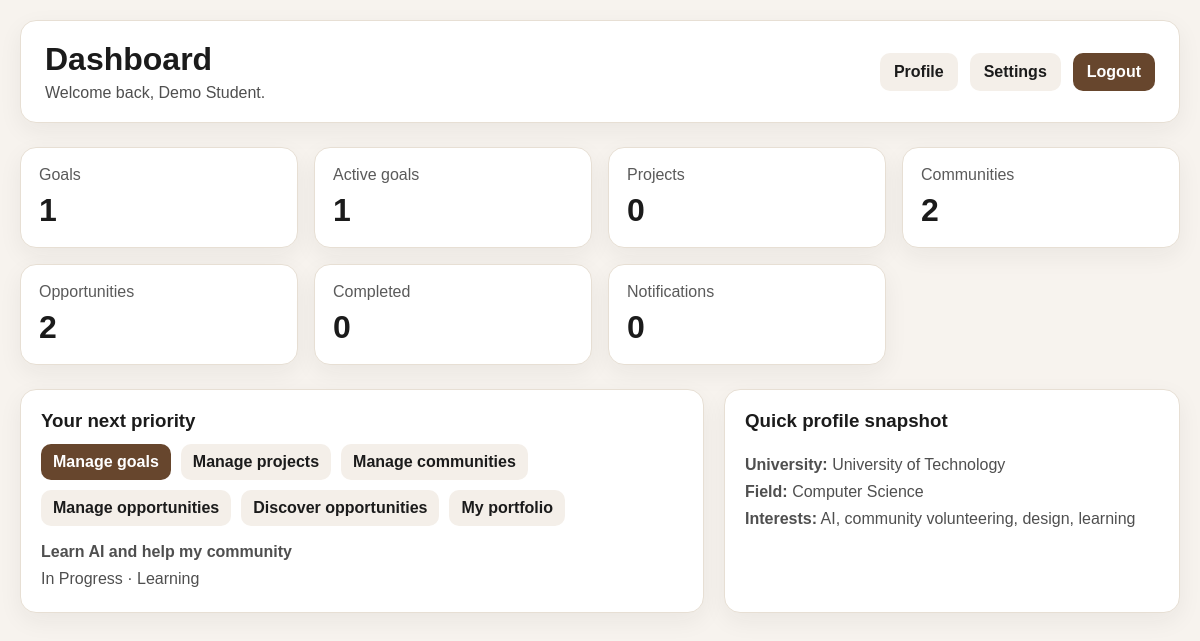
The page /public/dashboard (signed in) on the database its author committed.
### tables this page shows
CREATE TABLE IF NOT EXISTS users (
    id BIGINT UNSIGNED NOT NULL AUTO_INCREMENT,
    name VARCHAR(120) NOT NULL,
    email VARCHAR(255) NOT NULL,
    password_hash VARCHAR(255) NOT NULL,
    university VARCHAR(150) DEFAULT NULL,
    field_of_study VARCHAR(150) DEFAULT NULL,
    year_of_study TINYINT UNSIGNED DEFAULT NULL,
    bio TEXT DEFAULT NULL,
    interests TEXT DEFAULT NULL,
    skills TEXT DEFAULT NULL,
    career_interests TEXT DEFAULT NULL,
    avatar_path VARCHAR(255) DEFAULT NULL,
    is_active TINYINT(1) NOT NULL DEFAULT 1,
    created_at TIMESTAMP NOT NULL DEFAULT CURRENT_TIMESTAMP,
    updated_at TIMESTAMP NOT NULL DEFAULT CURRENT_TIMESTAMP ON UPDATE CURRENT_TIMESTAMP,
    PRIMARY KEY (id),
    UNIQUE KEY uq_users_email (email)
);

CREATE TABLE IF NOT EXISTS user_goals (
    id BIGINT UNSIGNED NOT NULL AUTO_INCREMENT,
    user_id BIGINT UNSIGNED NOT NULL,
    title VARCHAR(150) NOT NULL,
    description TEXT NOT NULL,
    category VARCHAR(50) NOT NULL,
    status VARCHAR(30) NOT NULL DEFAULT 'Not Started',
    target_date DATE DEFAULT NULL,
    created_at TIMESTAMP NOT NULL DEFAULT CURRENT_TIMESTAMP,
    updated_at TIMESTAMP NOT NULL DEFAULT CURRENT_TIMESTAMP ON UPDATE CURRENT_TIMESTAMP,
    PRIMARY KEY (id),
    KEY idx_user_goals_user_id (user_id),
    KEY idx_user_goals_status (status),
    CONSTRAINT fk_user_goals_user FOREIGN KEY (user_id) REFERENCES users(id) ON DELETE CASCADE ON UPDATE CASCADE
);

### app/Helpers/helpers.php (called while the page is built, shortened)
<?php
function e(mixed $value): string
{
    return htmlspecialchars((string) $value, ENT_QUOTES, 'UTF-8');
}
function renderView(string $viewName, array $data = []): void
{
    $template = __DIR__ . '/../Views/' . $viewName . '.php';
    extract($data);
    include $template;
}

### app/Controllers/ProfileController.php (called while the page is built, shortened)
<?php
class ProfileController
{
    private UserRepository $userRepository;
    private GoalRepository $goalRepository;
    private ProjectRepository $projectRepository;
    private CommunityRepository $communityRepository;
    private OpportunityRepository $opportunityRepository;
    public function __construct()
    {
        $this->userRepository = new UserRepository();
        $this->goalRepository = new GoalRepository();
        $this->projectRepository = new ProjectRepository();
        $this->communityRepository = new CommunityRepository();
        $this->opportunityRepository = new OpportunityRepository();
    }
    public function dashboard(): void
    {
        $user = $this->userRepository->findById((int) $_SESSION['user_id']);
        $goals = $this->goalRepository->listForUser((int) $_SESSION['user_id']);
        $projects = $this->projectRepository->listForUser((int) $_SESSION['user_id']);
        $communities = $this->communityRepository->listForUser((int) $_SESSION['user_id']);
        $opportunities = $this->opportunityRepository->listForUser((int) $_SESSION['user_id']);
        $completedGoals = 0;
        $activeGoals = 0;
        foreach ($goals as $goal) {
            if (in_array(($goal['status'] ?? 'Not Started'), ['Not Started', 'In Progress', 'Paused'], true)) {
                $activeGoals++;
            }
        }
        renderView('dashboard', [
            'title' => 'Dashboard',
            'user' => $user,
            'goals' => $goals,
            'notifications' => 0,
            'projects' => $projects,
            'communities' => $communities,
            'opportunities' => $opportunities,
            'activeGoals' => $activeGoals,
            'completedGoals' => $completedGoals,
        ]);
    }
}

### routes/web.php (called while the page is built, shortened)
<?php
$router = new Router();
$router->dispatch($_SERVER['REQUEST_URI'] ?? '/');

### public/index.php (called while the page is built, shortened)
<?php
require __DIR__ . '/../config/database.php';
require __DIR__ . '/../app/Helpers/helpers.php';
require __DIR__ . '/../routes/web.php';

### app/Repositories/UserRepository.php (called while the page is built, shortened)
<?php
class UserRepository
{
    public function findById(int $id): ?array
    {
        $pdo = Database::getConnection();
        $stmt = $pdo->prepare('SELECT * FROM users WHERE id = :id LIMIT 1');
        $stmt->execute(['id' => $id]);
        $row = $stmt->fetch(PDO::FETCH_ASSOC);
        return $row ?: null;
    }
}

### app/Repositories/GoalRepository.php (called while the page is built, shortened)
<?php
class GoalRepository
{
    public function listForUser(int $userId): array
    {
        try {
            $pdo = Database::getConnection();
            $stmt = $pdo->prepare('SELECT * FROM user_goals WHERE user_id = :userId ORDER BY created_at DESC');
            $stmt->execute(['userId' => $userId]);
            $goals = $stmt->fetchAll(PDO::FETCH_ASSOC);
            foreach ($goals as &$goal) {
                $goal['steps'] = $this->stepsForGoal((int) $goal['id']);
                $goal['progress'] = $this->calculateProgress((int) $goal['id']);
            }
            return $goals;
        } catch (PDOException $e) {
            return [];
        }
    }
    public function stepsForGoal(int $goalId): array
    {
        try {
            $stmt = Database::getConnection()->prepare('SELECT * FROM goal_steps WHERE goal_id = :goalId ORDER BY created_at ASC');
            $stmt->execute(['goalId' => $goalId]);
            return $stmt->fetchAll(PDO::FETCH_ASSOC);
        } catch (PDOException $e) {
            return [];
        }
    }
    public function calculateProgress(int $goalId): array
    {
        $steps = $this->stepsForGoal($goalId);
        $total = count($steps);
        $completed = 0;
        foreach ($steps as $step) {
            if ((int) $step['is_completed'] === 1) {
                $completed++;
            }
        }
        $percent = $total > 0 ? (int) round(($completed / $total) * 100) : 0;
        return [
            'total' => $total,
            'completed' => $completed,
            'percent' => $percent,
        ];
    }
}

### app/Core/Database.php (called while the page is built, shortened)
<?php
class Database
{
    private static ?PDO $connection = null;
    public static function getConnection(): PDO
    {
        if (self::$connection instanceof PDO) {
            return self::$connection;
        }
        $config = require __DIR__ . '/../../config/database.php';
        try {
            self::$connection = new PDO(
                $config['dsn'],
                $config['username'],
                $config['password'],
                [
                    PDO::ATTR_ERRMODE => PDO::ERRMODE_EXCEPTION,
                    PDO::ATTR_DEFAULT_FETCH_MODE => PDO::FETCH_ASSOC,
                    PDO::ATTR_EMULATE_PREPARES => false,
                ]
            );
        } catch (PDOException $e) {
            throw new PDOException('Database connection failed: ' . $e->getMessage());
        }
        return self::$connection;
    }
}

### app/Repositories/ProjectRepository.php (called while the page is built, shortened)
<?php
class ProjectRepository
{
    public function listForUser(int $userId): array
    {
        try {
            $pdo = Database::getConnection();
            $stmt = $pdo->prepare('SELECT * FROM projects WHERE owner_id = :userId ORDER BY created_at DESC');
            $stmt->execute(['userId' => $userId]);
            return $stmt->fetchAll(PDO::FETCH_ASSOC);
        } catch (PDOException $e) {
            return [];
        }
    }
}

### app/Repositories/CommunityRepository.php (called while the page is built, shortened)
<?php
class CommunityRepository
{
    public function listForUser(int $userId): array
    {
        try {
            $pdo = Database::getConnection();
            $stmt = $pdo->prepare(
                'SELECT DISTINCT c.* FROM communities c
                 LEFT JOIN community_members cm ON cm.community_id = c.id
                 WHERE c.creator_id = :userId OR cm.user_id = :userId
                 ORDER BY c.created_at DESC'
            );
            $stmt->execute(['userId' => $userId]);
            $communities = $stmt->fetchAll(PDO::FETCH_ASSOC);
            foreach ($communities as &$community) {
                $community['member_count'] = $this->countMembers((int) $community['id']);
            }
            return $communities;
        } catch (PDOException $e) {
            return [];
        }
    }
    public function countMembers(int $communityId): int
    {
        try {
            $stmt = Database::getConnection()->prepare('SELECT COUNT(*) FROM community_members WHERE community_id = :communityId');
            $stmt->execute(['communityId' => $communityId]);
            return (int) $stmt->fetchColumn();
        } catch (PDOException $e) {
            return 0;
        }
    }
}

### app/Repositories/OpportunityRepository.php (called while the page is built, shortened)
<?php
class OpportunityRepository
{
    public function listForUser(int $userId): array
    {
        try {
            $pdo = Database::getConnection();
            $stmt = $pdo->prepare('SELECT * FROM opportunities WHERE created_by = :userId ORDER BY created_at DESC');
            $stmt->execute(['userId' => $userId]);
            return $stmt->fetchAll(PDO::FETCH_ASSOC);
        } catch (PDOException $e) {
            return [];
        }
    }
}

### app/Views/dashboard.php (the view, shortened to what this page needs)
<!DOCTYPE html>
<html lang="en">
<head>
    <link rel="stylesheet" href="/life-network-campus/public/assets/css/styles.css">
</head>
<body>
    <main style="max-width:1200px; margin:0 auto; padding:20px;">
        <header class="card" style="padding:20px 24px; display:flex; justify-content:space-between; align-items:center; margin-bottom:24px;">
            <div>
                <h1 style="margin:0;">Dashboard</h1>
                <p style="margin:6px 0 0; color:#4f4f4f;">Welcome back, <?php echo e($user['name'] ?? 'Student'); ?>.</p>
            </div>
            <div style="display:flex; gap:12px; align-items:center;">
                <a href="/life-network-campus/public/profile" style="padding:10px 14px; border-radius:10px; background:#f4efe9; text-decoration:none; color:#1b1b1b; font-weight:600;">Profile</a>
                <a href="/life-network-campus/public/settings" style="padding:10px 14px; border-radius:10px; background:#f4efe9; text-decoration:none; color:#1b1b1b; font-weight:600;">Settings</a>
                <form method="post" action="/life-network-campus/public/logout">
                    <button type="submit" style="padding:10px 14px; border:none; border-radius:10px; background:#67462d; color:white; font-weight:600; cursor:pointer;">Logout</button>
                </form>
            </div>
        </header>
        <section style="display:grid; grid-template-columns:repeat(auto-fit, minmax(220px, 1fr)); gap:16px;">
            <div class="card" style="padding:18px;">
                <p style="color:#5a5a5a; margin:0 0 8px;">Goals</p>
                <h2 style="margin:0; font-size:2rem;"><?php echo count($goals ?? []); ?></h2>
            </div>
            <div class="card" style="padding:18px;">
                <p style="color:#5a5a5a; margin:0 0 8px;">Active goals</p>
                <h2 style="margin:0; font-size:2rem;"><?php echo e($activeGoals ?? 0); ?></h2>
            </div>
            <div class="card" style="padding:18px;">
                <p style="color:#5a5a5a; margin:0 0 8px;">Projects</p>
                <h2 style="margin:0; font-size:2rem;"><?php echo count($projects ?? []); ?></h2>
            </div>
            <div class="card" style="padding:18px;">
                <p style="color:#5a5a5a; margin:0 0 8px;">Communities</p>
                <h2 style="margin:0; font-size:2rem;"><?php echo count($communities ?? []); ?></h2>
            </div>
            <div class="card" style="padding:18px;">
                <p style="color:#5a5a5a; margin:0 0 8px;">Opportunities</p>
                <h2 style="margin:0; font-size:2rem;"><?php echo count($opportunities ?? []); ?></h2>
            </div>
            <div class="card" style="padding:18px;">
                <p style="color:#5a5a5a; margin:0 0 8px;">Completed</p>
                <h2 style="margin:0; font-size:2rem;"><?php echo e($completedGoals ?? 0); ?></h2>
            </div>
            <div class="card" style="padding:18px;">
                <p style="color:#5a5a5a; margin:0 0 8px;">Notifications</p>
                <h2 style="margin:0; font-size:2rem;"><?php echo e($notifications ?? 0); ?></h2>
            </div>
        </section>
        <section style="margin-top:24px; display:grid; grid-template-columns:1.2fr 0.8fr; gap:20px;">
            <div class="card" style="padding:20px;">
                <div style="display:flex; justify-content:space-between; align-items:center; gap:12px; margin-bottom:12px; flex-wrap:wrap;">
                    <h3 style="margin:0;">Your next priority</h3>
                    <div style="display:flex; gap:10px; flex-wrap:wrap;">
                        <a href="/life-network-campus/public/goals" style="padding:9px 12px; border-radius:10px; background:#67462d; color:white; text-decoration:none; font-weight:600;">Manage goals</a>
                        <a href="/life-network-campus/public/projects" style="padding:9px 12px; border-radius:10px; background:#f4efe9; color:#1b1b1b; text-decoration:none; font-weight:600;">Manage projects</a>
                        <a href="/life-network-campus/public/communities" style="padding:9px 12px; border-radius:10px; background:#f4efe9; color:#1b1b1b; text-decoration:none; font-weight:600;">Manage communities</a>
                        <a href="/life-network-campus/public/opportunities" style="padding:9px 12px; border-radius:10px; background:#f4efe9; color:#1b1b1b; text-decoration:none; font-weight:600;">Manage opportunities</a>
                        <a href="/life-network-campus/public/opportunities/discover" style="padding:9px 12px; border-radius:10px; background:#f4efe9; color:#1b1b1b; text-decoration:none; font-weight:600;">Discover opportunities</a>
                        <a href="/life-network-campus/public/portfolio" style="padding:9px 12px; border-radius:10px; background:#f4efe9; color:#1b1b1b; text-decoration:none; font-weight:600;">My portfolio</a>
                    </div>
                </div>
                <?php if (!empty($goals)): ?>
                    <?php $nextGoal = $goals[0]; ?>
                    <p style="margin:0; color:#4f4f4f; line-height:1.7;">
                        <strong><?php echo e($nextGoal['title'] ?? 'Goal'); ?></strong><br>
                        <?php echo e($nextGoal['status'] ?? 'Not Started'); ?> · <?php echo e($nextGoal['category'] ?? 'Learning'); ?>
                    </p>
                <?php else: ?>
                    <p style="color:#4f4f4f; line-height:1.7; margin-bottom:0;">
                        You have not created any goals yet. Start by defining your first milestone and keep your plan visible from the dashboard.
                    </p>
                <?php endif; ?>
            </div>
            <div class="card" style="padding:20px;">
                <h3 style="margin-top:0;">Quick profile snapshot</h3>
                <p style="margin:0; color:#4f4f4f; line-height:1.7;">
                    <strong>University:</strong> <?php echo e($user['university'] ?? 'Not set'); ?><br>
                    <strong>Field:</strong> <?php echo e($user['field_of_study'] ?? 'Not set'); ?><br>
                    <strong>Interests:</strong> <?php echo e($user['interests'] ?? 'Not set'); ?>
                </p>
            </div>
        </section>
    </main>
</body>
</html>

### app/Core/Router.php (shortened to what this page needs)
<?php
class Router
{
    public function dispatch(string $requestUri): void
    {
        $uri = parse_url($requestUri, PHP_URL_PATH) ?? '/';
        $basePaths = ['/life-network-campus/public', '/life-network-campus'];
        foreach ($basePaths as $basePath) {
            if (str_starts_with($uri, $basePath)) {
                $uri = substr($uri, strlen($basePath));
                break;
            }
        }
        $method = $_SERVER['REQUEST_METHOD'] ?? 'GET';
        foreach ($routes as [$routeMethod, $routeUri, $handler]) {
            if ($routeMethod !== $method) {
                continue;
            }
            if ($routeUri === $uri) {
                $this->callHandler($handler);
                return;
            }
        }
    }
    private function callHandler(array $handler, array $params = []): void
    {
        [$controllerName, $action] = $handler;
        $controller = new $controllerName();
        if ($params === []) {
            $controller->$action();
            return;
        }
    }
}

### rows shown on the page
users: name "Demo Student", university "University of Technology", field_of_study "Computer Science", interests "AI, community volunteering, design, learning"
user_goals: title "Learn AI and help my community", status "In Progress", category "Learning"

### other values the page prints
count($goals ?? []) "1"
count($projects ?? []) "0"
count($communities ?? []) "2"
count($opportunities ?? []) "2"
